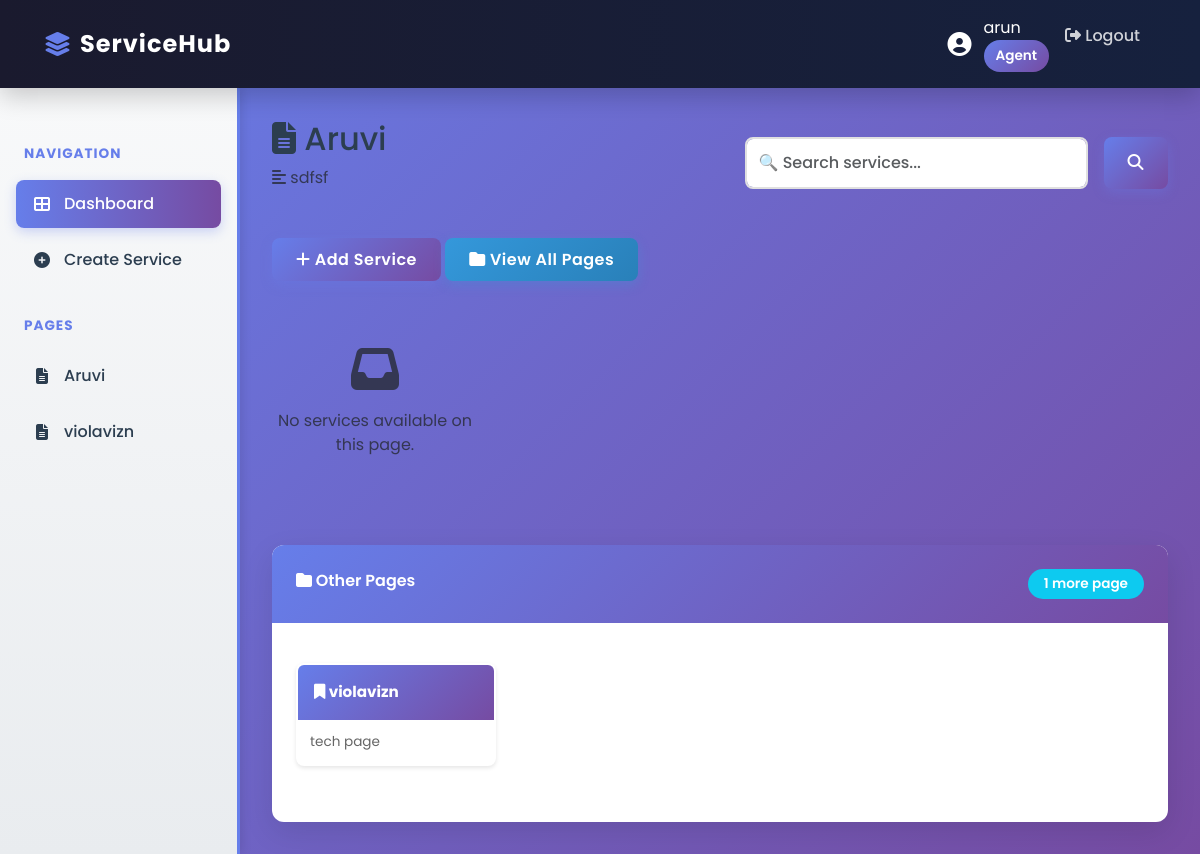
Page /pages/aruvi/ (signed in) on the earlier database version.
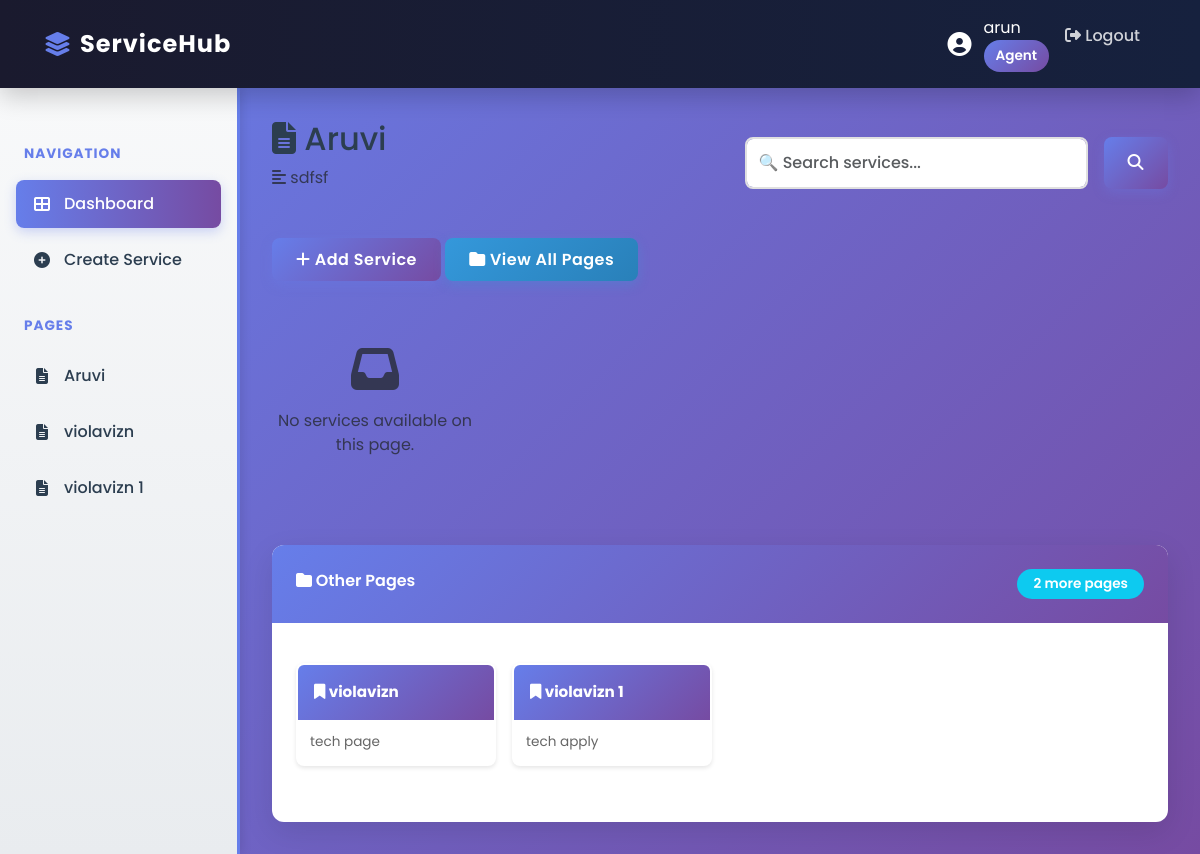
Same page on the later database version.
### core/models.py (models this page shows, shortened)
class DynamicPage(models.Model):
    name = models.CharField(max_length=200, unique=True)
    slug = models.SlugField(max_length=220, unique=True, blank=True)
    description = models.TextField(blank=True)
    created_by = models.ForeignKey(User, on_delete=models.SET_NULL, null=True, related_name="dynamic_pages")
    created_at = models.DateTimeField(auto_now_add=True)

### core/views.py (the view)
# urls.py: path("pages/<slug:slug>/", views.dynamic_page_view, name="dynamic_page"),
@login_required
def dynamic_page_view(request, slug):
    page = get_object_or_404(DynamicPage, slug=slug)
    services = page.services.all().order_by("-created_at")
    pages = DynamicPage.objects.all().order_by("name")
    other_pages = DynamicPage.objects.exclude(id=page.id).order_by("name")
    search_query = request.GET.get('service_search', '')
    if search_query:
        services = services.filter(name__icontains=search_query)
    return render(
        request,
        "core/dynamic_page.html",
        {
            "page": page,
            "services": services,
            "pages": pages,
            "other_pages": other_pages,
            "role": _user_role(request.user),
            "can_manage": _can_manage_services(request.user),
            "page_title": page.name,
            "page_description": page.description or "Custom dynamic page",
            "search_query": search_query,
        },
    )

### core/views.py (called while the page is built)
def _user_role(user):
    if not user.is_authenticated:
        return "anonymous"
    return getattr(user.profile, "role", "user")

def _can_manage_services(user):
    return _user_role(user) in ["admin", "agent"]

### core/templates/core/dynamic_page.html (shortened to what the changed rows need)
{% extends 'core/base.html' %}
{% load custom_filters %}
{% block content %}
<div class="page-detail-header">
    <div class="header-content">
        <h1><i class="fas fa-file-alt icon-blue"></i> {{ page.name }}</h1>
        <p class="text-muted"><i class="fas fa-align-left"></i> {{ page.description }}</p>
    </div>
</div>
<div class="card mt-4">
    <div class="card-header">
        <i class="fas fa-folder"></i> Other Pages
        <span class="badge bg-info float-end">{{ other_pages|length }} more page{{ other_pages|length|pluralize }}</span>
    </div>
    <div class="card-body">
        {% if other_pages %}
        <div class="pages-cards-container">
            {% for other_page in other_pages %}
            <a href="{% url 'dynamic_page' slug=other_page.slug %}" class="page-card-small">
                <div class="page-card-small-header">
                    <p class="page-card-small-title">
                        <i class="fas fa-bookmark"></i> {{ other_page.name }}
                    </p>
                </div>
                <div class="page-card-small-body">
                    {{ other_page.description|truncatewords:10 }}
                </div>
            </a>
            {% endfor %}
        </div>
        {% else %}
        <div class="text-center py-3">
            <p class="text-muted">No other pages available</p>
            <a href="{% url 'pages_list' %}" class="btn btn-sm btn-info">View All Pages</a>
        </div>
        {% endif %}
    </div>
</div>
{% endblock %}

### core/templates/core/base.html (shortened to what this page needs)
<!DOCTYPE html>
<html lang="en">
<head>
    <link href="https://cdn.jsdelivr.net/npm/bootstrap@5.3.0/dist/css/bootstrap.min.css" rel="stylesheet">
    <link rel="stylesheet" href="https://cdnjs.cloudflare.com/ajax/libs/font-awesome/6.4.0/css/all.min.css">
</head>
<body>
    <nav class="navbar navbar-expand-lg navbar-dark">
        <div class="container-fluid">
            <a class="navbar-brand" href="{% url 'dashboard' %}">
                <i class="fas fa-layer-group"></i> ServiceHub
            </a>
            <div class="collapse navbar-collapse" id="navbarNav">
                <ul class="navbar-nav ms-auto">
                    {% if user.is_authenticated %}
                    <li class="nav-item">
                        <div class="user-info">
                            <i class="fas fa-user-circle" style="font-size: 1.5rem;"></i>
                            <div>
                                <div>{{ user.first_name|default:user.username }}</div>
                                <div class="user-badge">{{ user.profile.get_role_display }}</div>
                            </div>
                        </div>
                    </li>
                    <li class="nav-item">
                        <a class="nav-link" href="{% url 'logout' %}">
                            <i class="fas fa-sign-out-alt"></i> Logout
                        </a>
                    </li>
                    {% endif %}
                </ul>
            </div>
        </div>
    </nav>
    {% if user.is_authenticated %}
    <div class="layout-wrapper">
        <div class="sidebar" id="sidebar">
            <div class="sidebar-title">Navigation</div>
            {% if user.profile.role == 'admin' %}
            <a href="{% url 'dashboard' %}" class="nav-link active">
                <i class="fas fa-th-large"></i> Dashboard
            </a>
            <a href="{% url 'user_list' %}" class="nav-link">
                <i class="fas fa-users"></i> Manage Users
            </a>
            <a href="{% url 'add_service' %}" class="nav-link">
                <i class="fas fa-plus-circle"></i> Create Service
            </a>
            {% elif user.profile.role == 'agent' %}
            <a href="{% url 'dashboard' %}" class="nav-link active">
                <i class="fas fa-th-large"></i> Dashboard
            </a>
            <a href="{% url 'add_service' %}" class="nav-link">
                <i class="fas fa-plus-circle"></i> Create Service
            </a>
            {% else %}
            <a href="{% url 'dashboard' %}" class="nav-link active">
                <i class="fas fa-th-large"></i> Dashboard
            </a>
            {% endif %}
            <div class="sidebar-title">Pages</div>
            {% for page in pages %}
            <a href="{% url 'dynamic_page' slug=page.slug %}" class="nav-link">
                <i class="fas fa-file-alt"></i> {{ page.name }}
            </a>
            {% empty %}
            <p class="text-muted" style="padding: 1rem;">No pages available</p>
            {% endfor %}
        </div>
        <div class="main-content">
    {% else %}
    <div style="padding: 2rem;">
        <div class="container">
    {% endif %}
    {% block content %}{% endblock %}
    {% if user.is_authenticated %}
        </div>
    </div>
    {% else %}
        </div>
    </div>
    {% endif %}
</body>
</html>

Differences in the rows shown:
added DynamicPage: name "violavizn 1", description "tech apply"
Other differences:
{{ other_pages|length }}: "1" → "2"
